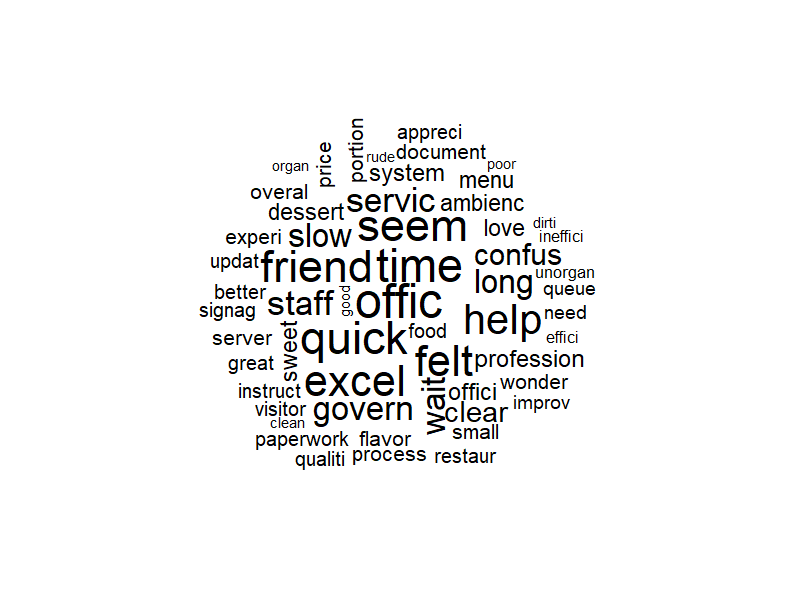

Here is the R script that generated this plot:

setwd("D:/rprogramming")

install.packages(c("tm", "SnowballC", "wordcloud", "RColorBrewer"))

library(tm)
library(SnowballC)
library(wordcloud)
library(RColorBrewer)

set.seed(1234)

feedback_file <- "feedback.txt"

if (!file.exists(feedback_file)) {
  cat("feedback.txt not found. Generating synthetic data (1000+ feedback lines)...\n")
  
  girls_templates <- c(
    "The service at the restaurant was excellent and the staff were friendly.",
    "Food quality was great but the wait time was long.",
    "I love the menu and the ambience, but the dessert was too sweet.",
    "Friendly servers and quick service. Overall a wonderful experience.",
    "Portions were small for the price, but the flavor was excellent."
  )
  boys_templates <- c(
    "The government office staff were helpful and processed my documents quickly.",
    "Long queues at the government office; waiting times need improvement.",
    "The officials were professional but the system is slow.",
    "I appreciate the clear instructions and timely updates from the office.",
    "Paperwork is confusing, better signage would help visitors."
  )
  
  n_each <- 500
  girls_feedback <- sample(girls_templates, n_each, replace = TRUE)
  boys_feedback  <- sample(boys_templates, n_each, replace = TRUE)
  
 
  adjectives <- c("excellent","good","poor","slow","quick","friendly","rude","helpful","confusing","clear","efficient","inefficient","clean","dirty","organized","unorganized")
  verbs <- c("was","is","seems","felt")
  extras <- paste(sample(adjectives, n_each*2, replace = TRUE),
                  sample(verbs, n_each*2, replace = TRUE))
  

  girls_feedback <- paste(girls_feedback, "-", sample(c("", extras[1:n_each]), n_each, replace = FALSE))
  boys_feedback  <- paste(boys_feedback, "-", sample(c("", extras[(n_each+1):(2*n_each)]), n_each, replace = FALSE))
  
  feedback_all <- c(paste0("Girls: ", girls_feedback),
                    paste0("Boys: ", boys_feedback))
  
  feedback_all <- sample(feedback_all, length(feedback_all), replace = FALSE)
  
  writeLines(feedback_all, con = feedback_file, useBytes = TRUE)
  cat("Generated", length(feedback_all), "feedback lines to", feedback_file, "\n")
} else {
  cat("Using existing", feedback_file, "\n")
}

# ---- Part 1 – Data Preparation (25 pts) ----

raw_lines <- readLines(feedback_file, encoding = "UTF-8", warn = FALSE)

corpus <- VCorpus(VectorSource(raw_lines))
corpus <- tm_map(corpus, content_transformer(tolower))              
corpus <- tm_map(corpus, removeNumbers)                               
corpus <- tm_map(corpus, removePunctuation)                           
corpus <- tm_map(corpus, removeWords, stopwords("english"))           
corpus <- tm_map(corpus, stripWhitespace)                            
corpus <- tm_map(corpus, content_transformer(function(x) {x <- gsub("\\b(girl|girls|boy|boys)\\b:?\\s*", "", x, ignore.case = TRUE)
  return(x)
}))
corpus <- tm_map(corpus, stemDocument, language = "english")



# ---- Part 2 – Word Frequency Analysis (25 pts) ----
tdm <- TermDocumentMatrix(corpus, control = list(wordLengths = c(1, Inf)))
m <- as.matrix(tdm)
word_freq <- rowSums(m)
word_freq <- sort(word_freq, decreasing = TRUE)


freq_df <- data.frame(
  word = names(word_freq),
  frequency = as.integer(word_freq),
  row.names = NULL,
  stringsAsFactors = FALSE
)

top_n <- 10
top_words <- head(freq_df, n = top_n)
cat("Top", top_n, "most frequent words:\n")
print(top_words)
cat("\n")



# ---- Part 3 – Word Cloud Generation (30 pts) ----

freq_vec <- setNames(freq_df$frequency, freq_df$word)

png(filename = "wordcloud_exam.png", width = 800, height = 600)

pal <- brewer.pal(8, "Dark2")

wordcloud(
  names(freq_vec),
  freq = freq_vec,
  min.freq = 2,
  max.words = 1000,
  random.order = FALSE,       
  rot.per = 0.15,
  scale = c(4, 0.5),
  use.r.layout = FALSE
)

dev.off()
cat("Saved main word cloud to wordcloud_exam.png (800x600)\n")



# ---- Part 4 – Advanced Task (20 pts) ----

rare_words_df <- subset(freq_df, frequency == 1)

if (nrow(rare_words_df) == 0) {
  cat("No words with frequency = 1 found. Creating wordcloud with 5 least frequent words instead.\n")
  
  tail_n <- min(5, nrow(freq_df))
  rare_words_df <- tail(freq_df, n = tail_n)
}

rare_vec <- setNames(rare_words_df$frequency, rare_words_df$word)

png(filename = "wordcloud_rare.png", width = 800, height = 600)

wordcloud(
  names(rare_vec),
  freq = rare_vec,
  min.freq = 1,
  max.words = 1000,
  random.order = FALSE,
  rot.per = 0.1,
  scale = c(3, 0.5),
  use.r.layout = FALSE
)
dev.off()
cat("Saved rare word cloud to wordcloud_rare.png (800x600)\n\n")


